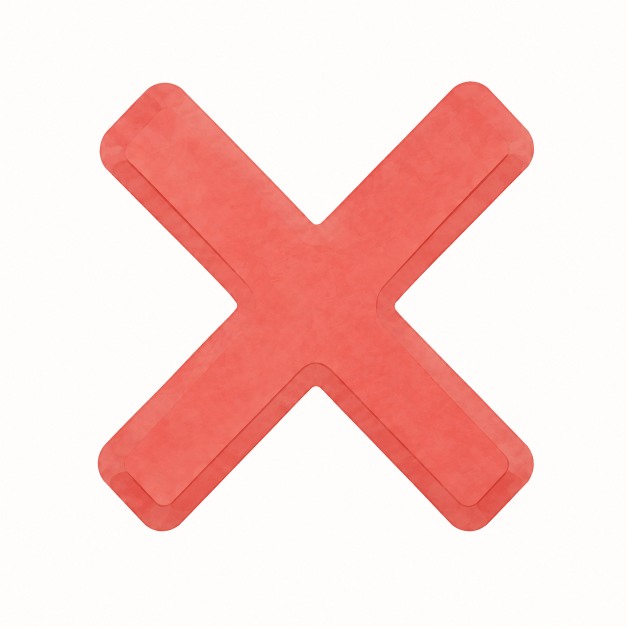
#> input picture assets/art/production/occupied-markers/occupied-cross-c-white-v1.png, 1254 x 1254 px, found by its file name (shown at 1/2 size)
$ python import_cross.py
#> lines starting #> are read from the running program, lines starting #| are printed output that depends on the picture
# -*- coding: utf-8 -*-
"""Snijdt het kruisje uit zijn witte achtergrond en zet het in de bank.

Uit Photoshop komt een rood kruis op wit. De achtergrond is bijna neutraal
(rood min blauw is er 3) en het kruis juist sterk rood (rond de 142), dus dat
verschil is een schone maat voor de dekking: binnen het kruis loopt hij door
tot boven de drempel en klapt hij op vol, en alleen de zachte rand krijgt een
tussenwaarde.

Daarna moet het wit er nog uit gerekend worden. Photoshop heeft namelijk
gestapeld als P = a*C + (1-a)*wit; wie alleen de dekking zet en de kleur laat
staan, houdt aan de rand een lichtroze zoom over die op een donkere vloer als
een spookrand oplicht.
"""
import os, sys, time
import numpy as np
from PIL import Image

WORTEL = os.path.dirname(os.path.dirname(os.path.dirname(os.path.abspath(__file__))))
BRON = os.path.join(WORTEL, "Design Department", "60 Repo Sources", "production", "occupied-markers",
                    "occupied-cross-c-white-v1.png")
DOEL = os.path.join(WORTEL, "assets", "art", "overlays", "kruis.png")
MAAT = 384      # het kruis beslaat 70% van een vakje; ook op een groot scherm ruim
DREMPEL = 120   # hierboven is het kruis vol dekkend

def main():
    if not os.path.exists(BRON):
        print("bron ontbreekt:", BRON); return 1
    a = np.asarray(Image.open(BRON).convert("RGB"), dtype=np.float64)
    achter = np.array([254.0, 253.0, 251.0])          # het papier uit Photoshop
    dekking = np.clip((a[:, :, 0] - a[:, :, 2] - 3.0) / (DREMPEL - 3.0), 0.0, 1.0)
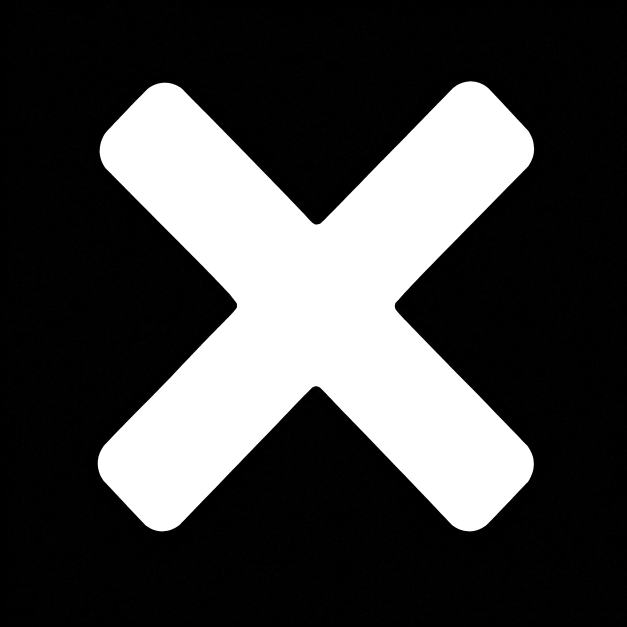
#> dekking: shape (1254, 1254) float64 (shown at 1/2 size); min 0, max 1, mean 0.273

    # Het wit eruit rekenen: C = (P - achtergrond*(1-a)) / a
    d = np.maximum(dekking, 1e-6)[:, :, None]
    kleur = np.clip((a - achter * (1.0 - d)) / d, 0.0, 255.0)
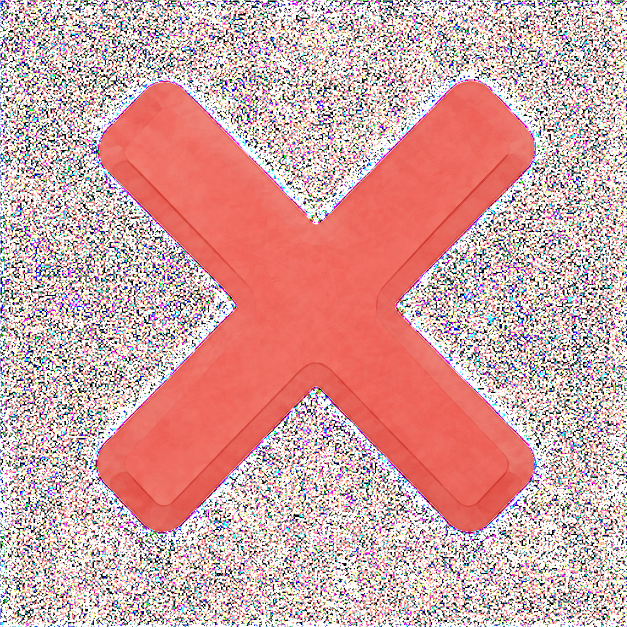
#> kleur: shape (1254, 1254, 3) float64 (shown at 1/2 size); mean R, G, B 210.4, 164.8, 164.3
    kleur[dekking < 0.02] = 0.0                        # volledig doorzichtig: kleur doet niet mee
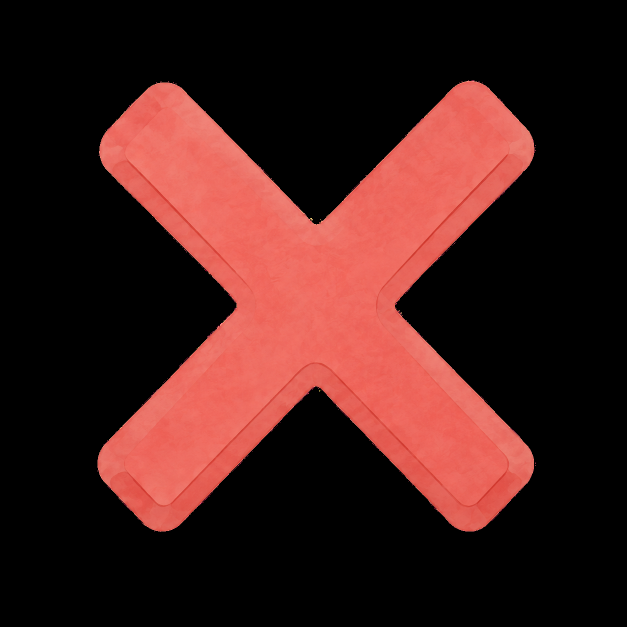
#> kleur: shape (1254, 1254, 3) float64 (shown at 1/2 size); mean R, G, B 64.3, 28.8, 25.9

    uit = np.concatenate([kleur, dekking[:, :, None] * 255.0], axis=2)
    im = Image.fromarray((uit + 0.5).astype(np.uint8), "RGBA").resize((MAAT, MAAT), Image.LANCZOS)
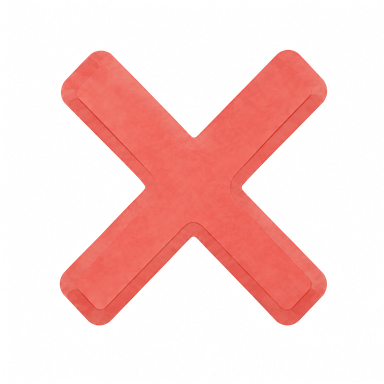
#> im: PIL image 384x384 RGBA; mean R, G, B, A 66.8, 29.8, 26.8, 69.5; transparent parts drawn white
    os.makedirs(os.path.dirname(DOEL), exist_ok=True)
    tmp = DOEL + ".tmp"
    im.save(tmp, format="PNG", optimize=True)
    for _ in range(8):
        try:
            os.replace(tmp, DOEL); break
        except PermissionError:
            time.sleep(1)
    print("kruis %d x %d, %d kB" % (MAAT, MAAT, os.path.getsize(DOEL) // 1024))
    return 0

if __name__ == "__main__":
    sys.exit(main())
#> (the program exits here)

$ run again, with assets/art/production/occupied-markers/occupied-cross-style-sheet-v2.png copied over assets/art/production/occupied-markers/occupied-cross-c-white-v1.png
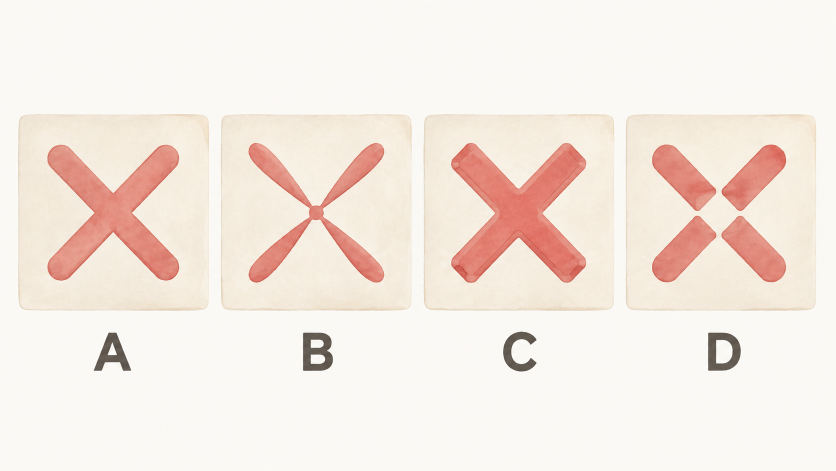
#> input picture assets/art/production/occupied-markers/occupied-cross-style-sheet-v2.png, 1672 x 941 px, found by its file name (shown at 1/2 size)
#> in main, `kleur = np.clip((a - achter * (1.0 - d)) / d, 0.0, 255.0)`:
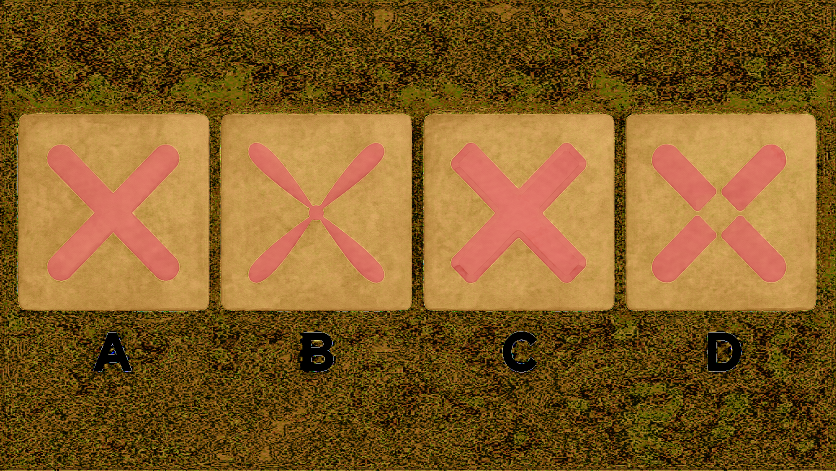
#> kleur: shape (941, 1672, 3) float64 (shown at 1/2 size); mean R, G, B 129.9, 92.4, 37.6
#> in main, `im = Image.fromarray((uit + 0.5).astype(np.uint8), "RGBA").resize((MAA..`:
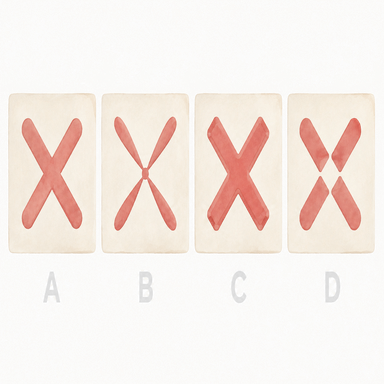
#> im: PIL image 384x384 RGBA; mean R, G, B, A 136.6, 99.3, 35.4, 35; transparent parts drawn white
